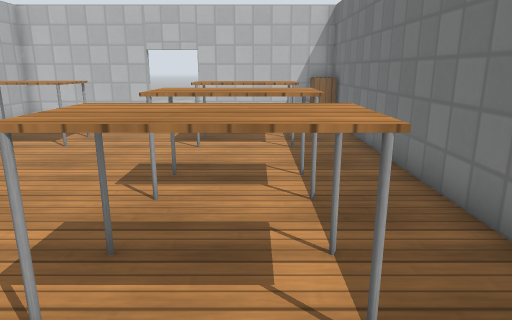
[1] (above)

12 first-person views from a walk through a robot-simulator world made for Gazebo. The camera is 1.1 m above the floor, tilts 14° down and sees 70° across. The floor is counted in squares, 0.5 m on a side. Each view is taken from the middle of a square. On the plan, view 1 faces up. The plan holds only what a view shows up to about 20 squares ahead; the rest is blank. Gazebo's built-in surfaces are drawn with simple patterns.

[2]
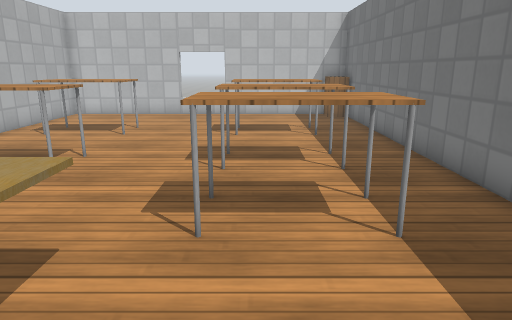

[3]
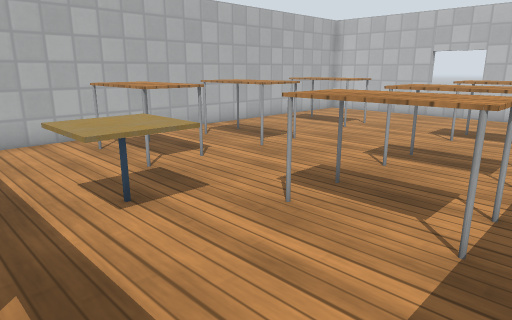

[4]
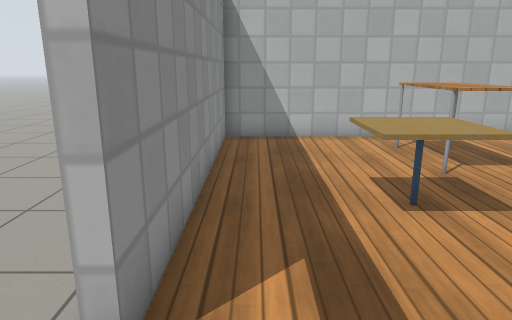

[5]
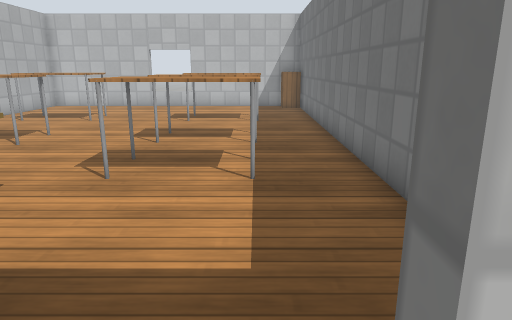

[6]
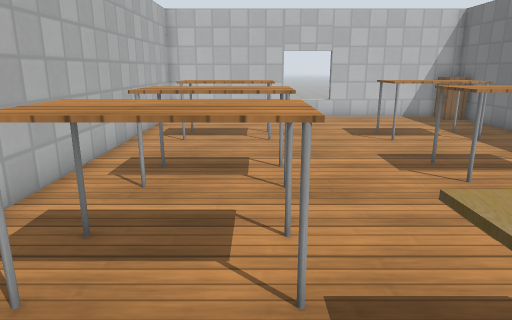

[7]
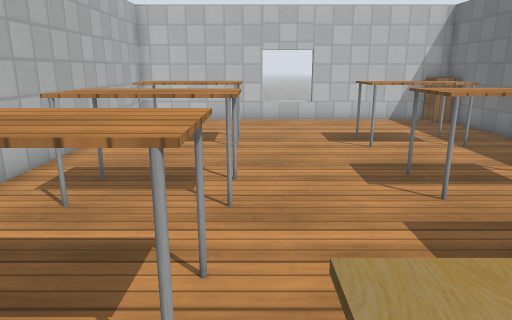

[8]
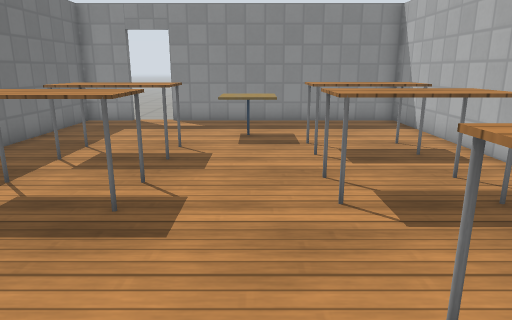

[9]
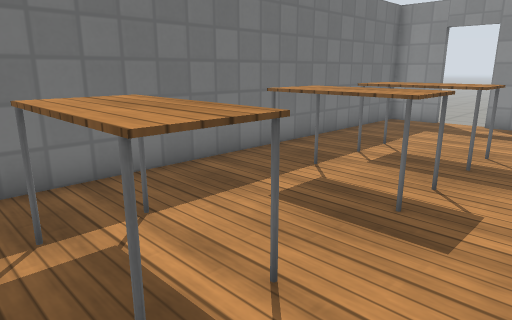

[10]
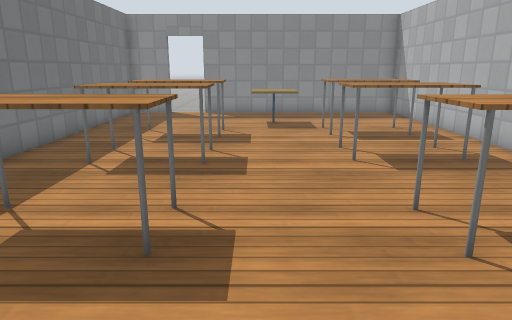

[11]
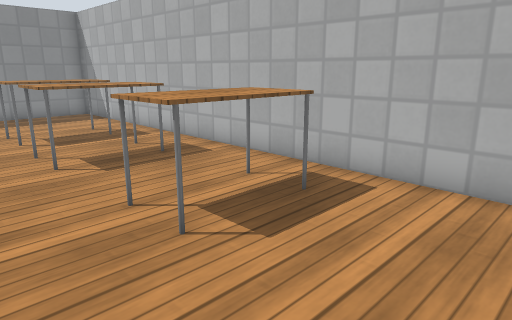

[12]
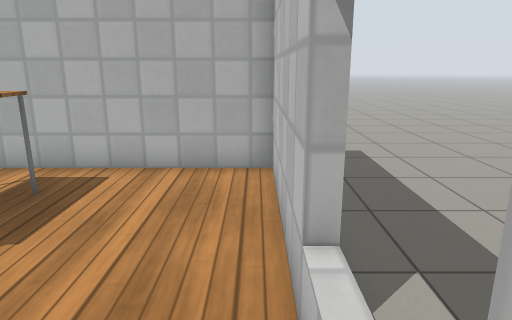

### Floor plan
Key: @ floor where view 1 was taken; # wall or solid block; . floor; D open door; = window, fence, low wall or low ledge; C cabinet; T table; A cafe table.
Columns run from 10 left of view 1 to 3 right of it. Each row starts with its distance up from view 1.
 18 ......
 17 ######==#####
 16 #............C
 15 #............C
 14 #............#
 13 #............#
 12 #.TTT...TTTT.#
 11 #.TTT...TTTT.#
 10 #............#
  9 #............#
  8 #............#
  7 #.TTT...TTTT.#
  6 #.TTT...TTTT.#
  5 #............#
  4 #.......TTTT.#
  3 #.TTT...TTTT.#
  2 #.TTT........#
  1 #.....AA.....#
  0 #.....AA..@..#
 -1 #............#
 -2 #............#
 -3 ##########DD##
 -4         .. .
 -5         ..

Positions as (right, up) in squares from view 1, and headings:
1: (0, 0), facing up
2: (-1, -2), facing up
3: (2, -2), facing up-left
4: (2, -2), facing left
5: (1, -4), facing up
6: (-6, -1), facing up
7: (-5, 0), facing up
8: (-4, 13), facing down
9: (-4, 13), facing down-right
10: (-3, 16), facing down
11: (-3, 16), facing down-left
12: (-2, 16), facing left
